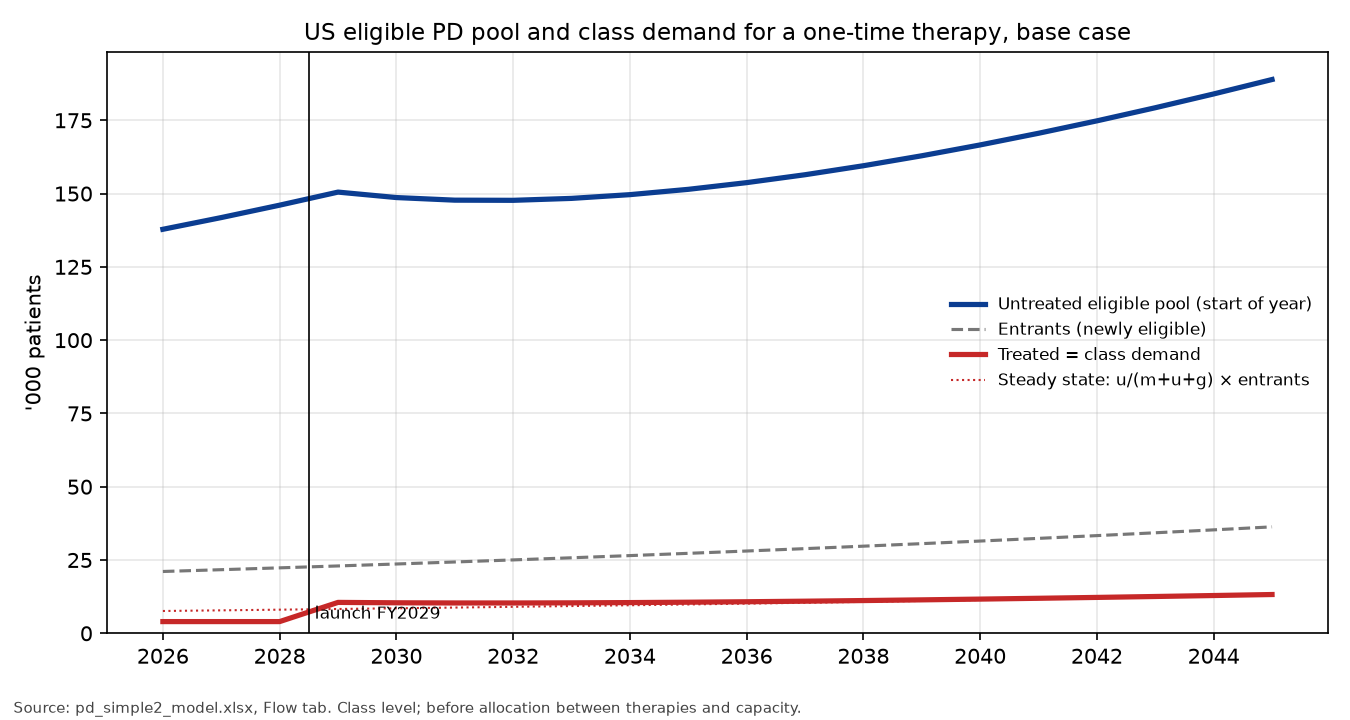

Write Python code to recreate this figure.
import json, matplotlib; matplotlib.use('Agg'); import matplotlib.pyplot as plt
d=json.load(open('pd_simple2_model.json')); R=d['rows']; t=[r['t'] for r in R]
f,ax=plt.subplots(figsize=(9,4.8))
ax.plot(t,[r['S']/1e3 for r in R],lw=2.5,color='#0b3d91',label='Untreated eligible pool (start of year)')
ax.plot(t,[r['E']/1e3 for r in R],lw=1.5,ls='--',color='#777',label='Entrants (newly eligible)')
ax.plot(t,[r['T']/1e3 for r in R],lw=2.5,color='#c62828',label='Treated = class demand')
ax.plot(t,[d['chain']['Pss']*r['E']/1e3 for r in R],lw=1,ls=':',color='#c62828',label='Steady state: u/(m+u+g) × entrants')
ax.axvline(d['inputs']['LAU']-0.5,color='k',lw=0.8); ax.text(d['inputs']['LAU']-0.4,5,'launch FY2029',fontsize=8)
ax.set_ylabel("'000 patients"); ax.set_ylim(0); ax.grid(alpha=.3); ax.legend(frameon=False,fontsize=8,loc='center right')
ax.set_title('US eligible PD pool and class demand for a one-time therapy, base case',fontsize=11); ax.set_xticks(t[::2])
plt.figtext(0.01,0.01,'Source: pd_simple2_model.xlsx, Flow tab. Class level; before allocation between therapies and capacity.',fontsize=7,color='#444')
plt.tight_layout(rect=(0,0.04,1,1)); plt.savefig('pd_simple2_chart.png',dpi=150)
